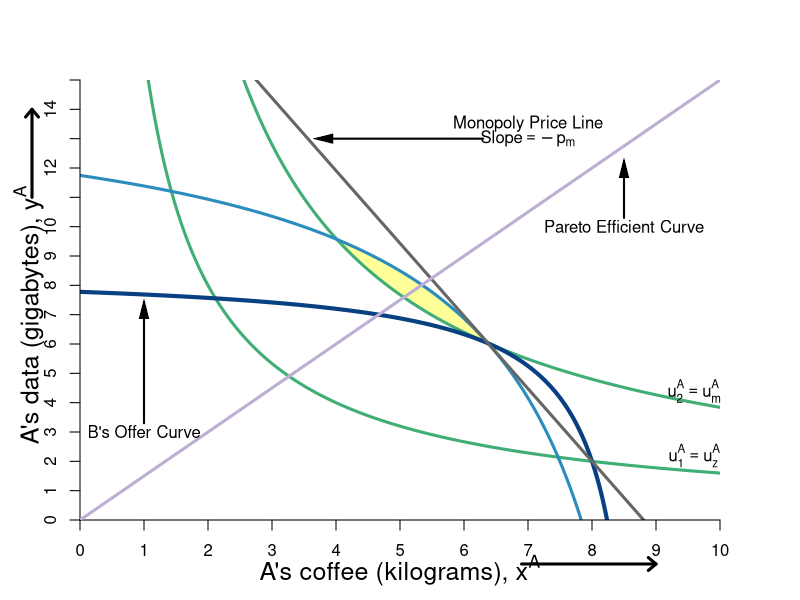

The R script that drew this image: (Note: this script raises an error after producing the figure.)
#require(ggplot2)
require(shape)
# pdf(file = "property_psp1STEP1.pdf", width = 9, height = 7)
# pdf(file = "property_psp1STEP2.pdf", width = 9, height = 7)
# pdf(file = "property_psp1STEP3.pdf", width = 9, height = 7)
pdf(file = "property/property_psp1.pdf", width = 9, height = 7)

#Set parameters for graphics
axislabelsize <- 1.5
graphlinewidth <- 3

COL <- c("#7fc97f", "#beaed4", "#fdc086", "#ffff99", "#386cb0", "#f0027f", "#bf5b17", "#666666")
COLA <- c("#99d8c9","#66c2a4","#41ae76", "#238b45", "#005824")
COLB <- c("#4eb3d3", "#2b8cbe", "#0868ac","#084081")


indiffcurveA1 <- function(x, U = 4, A = 1, a = 0.5) {
  ((((U-2)/A)*(1/x)^a)^(1/(1-a)))
}

indiffcurveA2 <- function(x, U = 4, A = 1, a = 0.5) {
  (((U/A)*(1/x)^a)^(1/(1-a)))
}

indiffcurveA3 <- function(x, U = 6.196918, A = 1, a = 0.5) {
  (((U/A)*(1/x)^a)^(1/(1-a)))
}

indiffcurveA4 <- function(x, U = 6.984164, A = 1, a = 0.5) {
  ((((U)/A)*(1/x)^a)^(1/(1-a)))
}

paretoEC <- function(x) {
  (3/2)*x
}

MonopolyPrice <- function(x) {
  21.82142 - 2.477677*x 
}

OfferCurveA <- function(x) {
  x/(x  - 4)
}

mrsplot <- function(x) {
  (13/2)*(x/(9-x)^2)
}

OfferCurveB <- function(x) {
  15 - (13/2)*(10 - x)/(9 - x)
}

#Deriving the offer curves: let py = 1
#wA = 8px + 2py = 8px + 2; Demand: x = w/2px => x = 4 + 1/px => px = 1/(x - 4)
#Offer curve is y = px*x => (1/(x-4))*x = x/(x-4) defined for x neq 4
#wA = 2px + 13py = 2px + 13; Demand: x = w/2px => x = 1 + 13/2px => px = 13/2(x - 1)
#B's Offer curve is y = px*x => (13/2)(1/(x-1))*x = (13/2)(x/(x-1)
#Therefore in terms of yA and xA:
#15 - y = (13/2)*(10 - x)/(10 - x - 1)
#Therefore y = 15 - (13/2)*(10-x)/(9 - x) defined for x neq 9
#The tangency of the indifference curve and the offer curve gives mrsplot
#Where mrsplot equals that offer curve, we get x = (3/17)*(51 - sqrt(221)) = 6.376576; 
#So y = 6.022321; therefore u = (6.376576^0.5)*(6.022321^0.5)

indiffcurveBneg1 <- function(x, U = 5.09, A = 1, a = 0.5) {
  15 - (((U/A)*(1/(10 - x))^a)^(1/(1-a)))
}

indiffcurveBneg2 <- function(x, U = 5.703502, A = 1, a = 0.5) {
  15 - (((U/A)*(1/(10 - x))^a)^(1/(1-a)))
}

#Aisha happens to have found 8 apples and 2 oranges, 
#and Betty happens to have found 2 apples and 13 oranges. 
#Aisha's utility (8^0.5)*(2^0.5) = 4
#Betty's utility (2^0.5)*(13^0.5) = 5.09



par(mar =  c(4, 4, 4, 4))
xlims <- c(0, 10)
ylims <- c(0, 15)
xlims2 <- c(10, 0)
ylims2 <- c(15, 0)

plot(0, 0, xlim = xlims, ylim = ylims, type = "n",
     xlab = "",
     ylab = "", 
     line = 2.5,
     xaxt = "n", 
     yaxt = "n", 
     cex.lab = axislabelsize, 
     bty = "n",
     xaxs="i", 
     yaxs="i")


npts <- 500 
npts2 <- 501

#Specify the sequences of points for graphing. 
xx1 <- seq(xlims[1], xlims[2], length.out = npts)
yy1 <- indiffcurveA2(xx1, U = 4, A = 1, a = 0.5)
yy2 <- indiffcurveA2(xx1)

#Polygon Attempt
#polygon(x = c(1.34, 6, 8, 10 - 6.73), y = c(12, 9, 2, 15 - 10.1), col="powderblue", density=NULL, border = NA)

#I need something like xx1 with npts for 
xpoly1 <- seq(from = 4, to = 10-3.623424, length.out = 500)
ypoly1 <- indiffcurveA3(xpoly1, U = 6.196918, A = 1, a = 0.5)
ypoly2 <- indiffcurveBneg2(xpoly1, U=5.703502, A = 1, a = 0.5)
polygon(x = c(xpoly1, rev(xpoly1)), y = c(ypoly1, rev(ypoly2)), col=COL[4], density=NULL, border = NA)
xx2 <- seq(4, xlims[2], length.out = npts)
xx3 <- seq(xlims[1], 9, length.out = npts)

#Draw the lines for the graphs
#lines(xx1, indiffcurveA1(xx1), col = COLA[3], lwd = graphlinewidth)
lines(xx1, indiffcurveA2(xx1), col = COLA[3], lwd = graphlinewidth)
lines(xx1, indiffcurveA3(xx1), col = COLA[3], lwd = graphlinewidth)
#lines(xx1, indiffcurveA4(xx1), col = COLA[3], lwd = graphlinewidth)
#lines(xx1, paretoEC(xx1), col = COL[2], lwd = graphlinewidth)
#lines(xx2, OfferCurveA(xx2), col = COL[2], lwd = graphlinewidth)

#lines(xx1, mrsplot(xx1), col = COL[1], lwd = graphlinewidth)
#lines(xx1, indiffcurveBneg1(xx1), col = COLB[2], lwd = graphlinewidth)
lines(xx1, indiffcurveBneg2(xx1), col = COLB[2], lwd = graphlinewidth)

lines(xx3, OfferCurveB(xx3), col = COLB[4], lwd = graphlinewidth+1)
lines(xx1, MonopolyPrice(xx1), col = COL[8], lwd = graphlinewidth)

#Customize ticks and labels for the plot
ticksy <- seq(from = 0, to = 15, by = 1)
ylabels <- seq(from = 0, to = 15, by = 1)
ticksx <- seq(from = 0, to = 10, by = 1)
xlabels <- seq(from = 0, to = 10, by = 1)
axis(1, at = ticksx, pos = 0, labels = xlabels)
axis(2, at = ticksy, pos = 0, labels = ylabels, las = 0)

mtext(expression(paste("A's coffee (kilograms), ", x^A)), side=1, line = 2.5, cex = axislabelsize)
text(-0.8, 7, expression(paste("A's data (gigabytes), ", y^A)), xpd = TRUE, cex = axislabelsize, srt = 90) 

#Add arrows:
arrows(-0.75, 11, -0.75, 14, xpd = TRUE, length=0.1,angle=40,lwd=3)
arrows(6.9, -1.5, 9, -1.5, xpd = TRUE, length=0.1,angle=40,lwd=3)


#Annotation of the three graphs and the NE
#text(9.6, 0.9, expression(u[1]^A))
text(9.6, 2.2, expression(u[1]^A==u[z]^A))
text(9.6, 4.4, expression(u[2]^A==u[m]^A))
#text(9.6, 5.9, expression(u[4]^A))

#Perhaps useful point to label the unused intersection of the participation constraints
#points(1.34, 12, pch = 16, col = "black", cex = 1.5)



#Pareto efficiency curve
segments(0, 0, 10, 15, lty = 1, lwd = graphlinewidth, col = COL[2])
text(8.5, 10, expression("Pareto Efficient Curve"))
Arrows(8.5, 10.3, 8.5, 12, col = "black", lty = 1, lwd = 2, arr.type = "triangle", arr.lwd = 0.5)

#Label B's offer curve
text(1, 3, expression("B's Offer Curve"))   
Arrows(1, 3.3, 1, 7.2, col = "black", lty = 1, lwd = 2, arr.type = "triangle", arr.lwd = 0.5)

#Monopoly Price Line
text(7, 13.5, expression(paste("Monopoly Price Line")))
text(7, 13, expression(paste("Slope", phantom()==-p[m])))
Arrows(6.3, 13, 3.8, 13, col = "black", lty = 1, lwd = 2, arr.type = "triangle", arr.lwd = 0.5)

text(-0.5, -1.4, expression("Ayanda"), xpd = TRUE, cex = namesize, col = COLA[4])
text(10.4, 16.4, expression("Bongani"), xpd = TRUE, cex = namesize, col = COLB[4])

#Set up second axes and labels

par(new = TRUE)

#Use the same x and ylims as previously, but with locations switched
xlims2 <- c(10, 0)
ylims2 <- c(15, 0)

#Leave the ylab and xlab blank to ensure no axes titles
plot(0, 0, xlim = xlims2, ylim = ylims2, type = "n",
     xlab = expression(paste("")),
     ylab = expression(paste("")),
     xaxt = "n", 
     yaxt = "n", 
     cex.lab = 1.3, 
     bty = "n",
     xaxs="i", 
     yaxs="i")

#Set up axes at sides 3 and 4 (top and right)
axis(side = 3, at = ticksx, pos = 0, labels = xlabels)
axis(side = 4, at = ticksy, pos = 0, labels = ylabels, las = 0)

text(5, -1.5, expression(paste("B's coffee (kilograms), ", x^B)), xpd = TRUE, cex = axislabelsize)
text(-0.8, 7, expression(paste("B's data (gigabytes), ", y^B)), xpd = TRUE, cex = axislabelsize, srt = 270) 

#Add arrows:
arrows(-0.75, 11, -0.75, 14, xpd = TRUE, length=0.1,angle=40,lwd=3)
arrows(6.9, -1.5, 9, -1.5, xpd = TRUE, length=0.1,angle=40,lwd=3)

#Functions for B's indifference curves
indiffcurveB1 <- function(x, U = 5.09, A = 1, a = 0.5) {
  ((((U-2)/A)*(1/x)^a)^(1/(1-a)))
}

indiffcurveB2 <- function(x, U = 5.09, A = 1, a = 0.5) {
  (((U/A)*(1/x)^a)^(1/(1-a)))
}

indiffcurveB3 <- function(x, U = 5.703502, A = 1, a = 0.5) {
  ((((U)/A)*(1/x)^a)^(1/(1-a)))
}

indiffcurveB4 <- function(x, U = 8.244574, A = 1, a = 0.5) {
  ((((U)/A)*(1/x)^a)^(1/(1-a)))
}




#lines(xx1, indiffcurveB1(xx1), col = COLB[3], lwd = graphlinewidth)
#lines(xx1, indiffcurveB2(xx1), col = COLB[3], lwd = graphlinewidth)
#lines(xx1, indiffcurveB3(xx1), col = COLB[3], lwd = graphlinewidth)
#lines(xx1, indiffcurveB4(xx1), col = COLB[3], lwd = graphlinewidth)

#Label B's indifference curves
#text(9.1, 2.4, expression(u[1]^B))
text(9.1, 4.1, expression(u[m]^B))
#text(9.1, 4.6, expression(u[3]^B))
#text(9.1, 8.2, expression(u[4]^B))

#Add a point for the initial endowment
points(2, 13, pch = 16, col = "black", cex = 1.5)
text(1.8, 12.5, expression(z))




#Label a point on the middle of the curve
#points(5, 7.5, pch = 16, col = "black", cex = 1.5)
#text(5, 7, expression(i))

#(5^0.5)*(7.5^0.5) = 6.123724

#Add point for comparison to participation constraint
#points(6.2, 1.55, pch = 16, col = "black", cex = 1.5)
#text(6.1, 1.2, expression(d))


#Calculate TIOLI power allocation for B
#mrs(x,y) => pareto efficient curve is (3/2)x = y
#A's initital utility is 4 = u(8,2) = (8^0.5)*(2^0.5)
#Therefore substitute in the contract curve u_e^A = 4 = (x^A)^(0.5)(3/2*x^A)^0.5
# => x^A = 4/((3/2)^0.5) = 3.27 => x^B = 6.73
# => y^A = 3/2(x^A) = 4.9 => y^B = 10.1

#Add point g for B's TIOLI power
# points(6.73, 10.1, pch = 16, col = "black", cex = 1.5)
# text(6.73, 10.6, expression(g))
# 
# #Calculate TIOLI power allocation for A
# #mrs(x,y) => pareto efficient curve is (3/2)x = y
# #A's initital utility is 4 = u(8,2) = (8^0.5)*(2^0.5)
# #Therefore substitute in the contract curve u_e^A = 4 = (x^A)^(0.5)(3/2*x^A)^0.5
# # => x^B = 5.09/((3/2)^0.5) = 4.16 => x^A = 5.84
# # => y^B = 3/2(x^B) = 6.23 => y^A = 8.77 
# #=> u^A = (5.84^0.5)*(8.77^0.5) = 7.156591
# #Add point f for A's TIOLI power
# points(4.16, 6.23, pch = 16, col = "black", cex = 1.5)
# text(4.16, 5.8, expression(f))


#Annotating B's endowment
# text(1.8, 12.5, expression(e))

#Annotating a point that is a Pareto improvement over e.
points(3.623424, 8.977679, pch = 16, col = "black", cex = 1.5)
text(3.5, 8.6, expression(m))
#(2.94^0.5)*(12.76^0.5)

#Label Pareto Improving Lens
#text(7, 5, expression(paste("Pareto-Improving Lens")))

dev.off()
